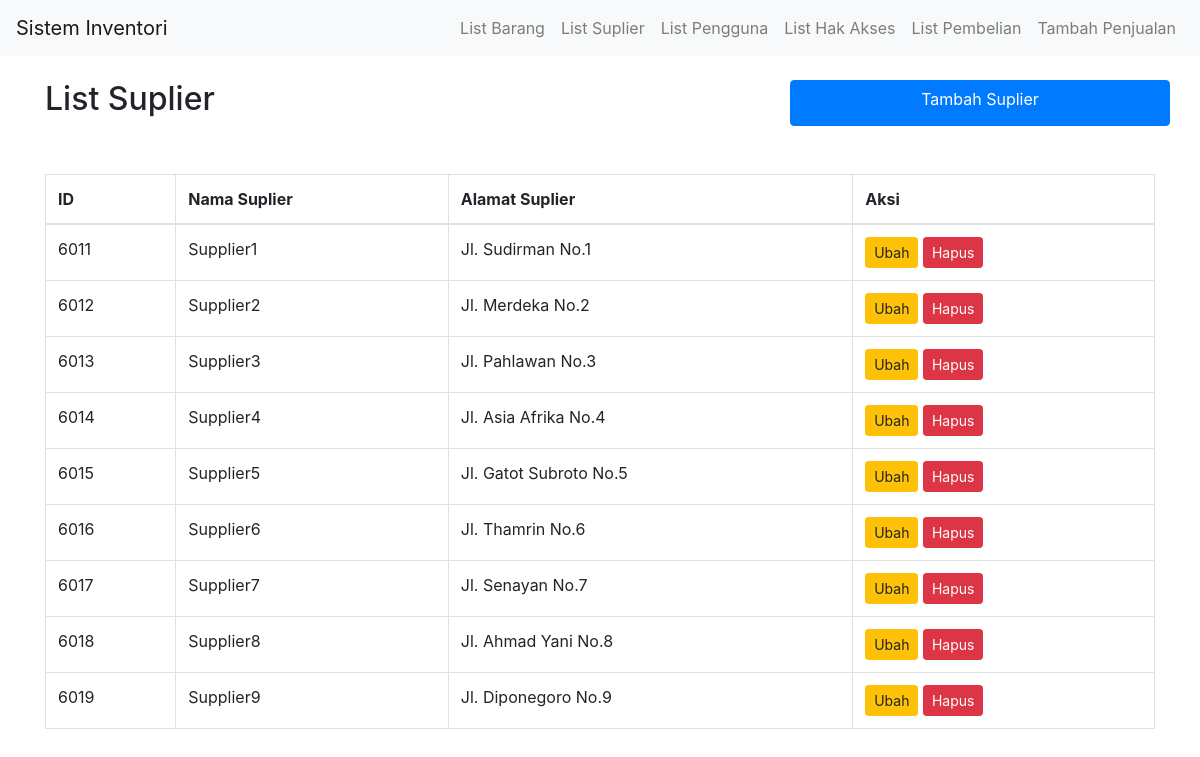
The app's page /list_suplier.php with its own data.
### tables this page shows
CREATE TABLE `suplier` (
  `idsuplier` int(11) NOT NULL,
  `namasuplier` varchar(255) NOT NULL,
  `alamatsuplier` varchar(255) DEFAULT NULL,
  `idpengguna` int(11) DEFAULT NULL
);

### controller/SuplierController.php (called while the page is built, shortened)
<?php
include_once 'class/Suplier.php';
class SuplierController
{
    private $suplier;
    public function __construct($conn)
    {
        $this->suplier = new Suplier($conn);
    }
    public function ambilSemuaSuplier()
    {
        return $this->suplier->ambilSemuaSuplier();
    }
}

### class/Suplier.php (called while the page is built, shortened)
<?php
class Suplier
{
    private $conn;
    public function __construct($conn)
    {
        $this->conn = $conn;
    }
    public function ambilSemuaSuplier()
    {
        $sql = "SELECT * FROM suplier";
        return $this->conn->query($sql);
    }
}

### list_suplier.php (the view, shortened to what this page needs)
<?php
include 'controller/SuplierController.php';
include 'koneksi.php';
$suplierController = new SuplierController($conn);
$suplier = $suplierController->ambilSemuaSuplier();
?>
<!DOCTYPE html>
<html lang="en">
<head>
    <link rel="stylesheet" href="https://stackpath.bootstrapcdn.com/bootstrap/4.3.1/css/bootstrap.min.css">
</head>
<body>
    <nav class="navbar navbar-expand-lg navbar-light bg-light">
        <a class="navbar-brand" href="index.php">Sistem Inventori</a>
        <div class="collapse navbar-collapse" id="navbarNav">
            <ul class="navbar-nav ml-auto">
                <li class="nav-item">
                    <a class="nav-link" href="list_barang.php">List Barang</a>
                </li>
                <li class="nav-item">
                    <a class="nav-link" href="list_suplier.php">List Suplier</a>
                </li>
                <li class="nav-item">
                    <a class="nav-link" href="pengguna.php">List Pengguna</a>
                </li>
                <li class="nav-item">
                    <a class="nav-link" href="hakakses.php">List Hak Akses</a>
                </li>
                <li class="nav-item">
                    <a class="nav-link" href="list_pembelian.php">List Pembelian</a>
                </li>
                <li class="nav-item">
                    <a class="nav-link" href="tambah_penjualan.php">Tambah Penjualan</a>
                </li>
            </ul>
        </div>
    </nav>
    <div class="container mt-4">
        <div class="row mb-5">
            <h2 class="col">List Suplier</h2>
            <a href="tambah_suplier.php" class="btn btn-primary col-md-4" name="tambah">Tambah Suplier</a>
        </div>
        <table class="table table-bordered">
            <thead>
                <tr>
                    <th>ID</th>
                    <th>Nama Suplier</th>
                    <th>Alamat Suplier</th>
                    <th>Aksi</th>
                </tr>
            </thead>
            <tbody>
                <?php
                while ($row = $suplier->fetch_assoc()) {
                    echo "<tr>";
                    echo "<td>" . $row['idsuplier'] . "</td>";
                    echo "<td>" . $row['namasuplier'] . "</td>";
                    echo "<td>" . $row['alamatsuplier'] . "</td>";
                    echo "<td>
                        <a href='update_suplier.php?idsuplier=" . $row['idsuplier'] . "' class='btn btn-warning btn-sm'>Ubah</a>
                        <form method='post' action='" . htmlspecialchars($_SERVER["PHP_SELF"]) . "' style='display: inline-block;'>
                            <input type='hidden' name='idsuplier' value='" . $row['idsuplier'] . "'>
                            <button type='submit' class='btn btn-danger btn-sm' name='hapus' onclick=\"return confirm('Anda yakin ingin menghapus suplier ini?');\">Hapus</button>
                        </form>
                      </td>";
                    echo "</tr>";
                }
                ?>
            </tbody>
        </table>
    </div>
</body>
</html>

### records on screen
suplier: idsuplier "6011", namasuplier "Supplier1", alamatsuplier "Jl. Sudirman No.1"
suplier: idsuplier "6012", namasuplier "Supplier2", alamatsuplier "Jl. Merdeka No.2"
suplier: idsuplier "6013", namasuplier "Supplier3", alamatsuplier "Jl. Pahlawan No.3"
suplier: idsuplier "6014", namasuplier "Supplier4", alamatsuplier "Jl. Asia Afrika No.4"
suplier: idsuplier "6015", namasuplier "Supplier5", alamatsuplier "Jl. Gatot Subroto No.5"
suplier: idsuplier "6016", namasuplier "Supplier6", alamatsuplier "Jl. Thamrin No.6"
suplier: idsuplier "6017", namasuplier "Supplier7", alamatsuplier "Jl. Senayan No.7"
suplier: idsuplier "6018", namasuplier "Supplier8", alamatsuplier "Jl. Ahmad Yani No.8"
suplier: idsuplier "6019", namasuplier "Supplier9", alamatsuplier "Jl. Diponegoro No.9"
